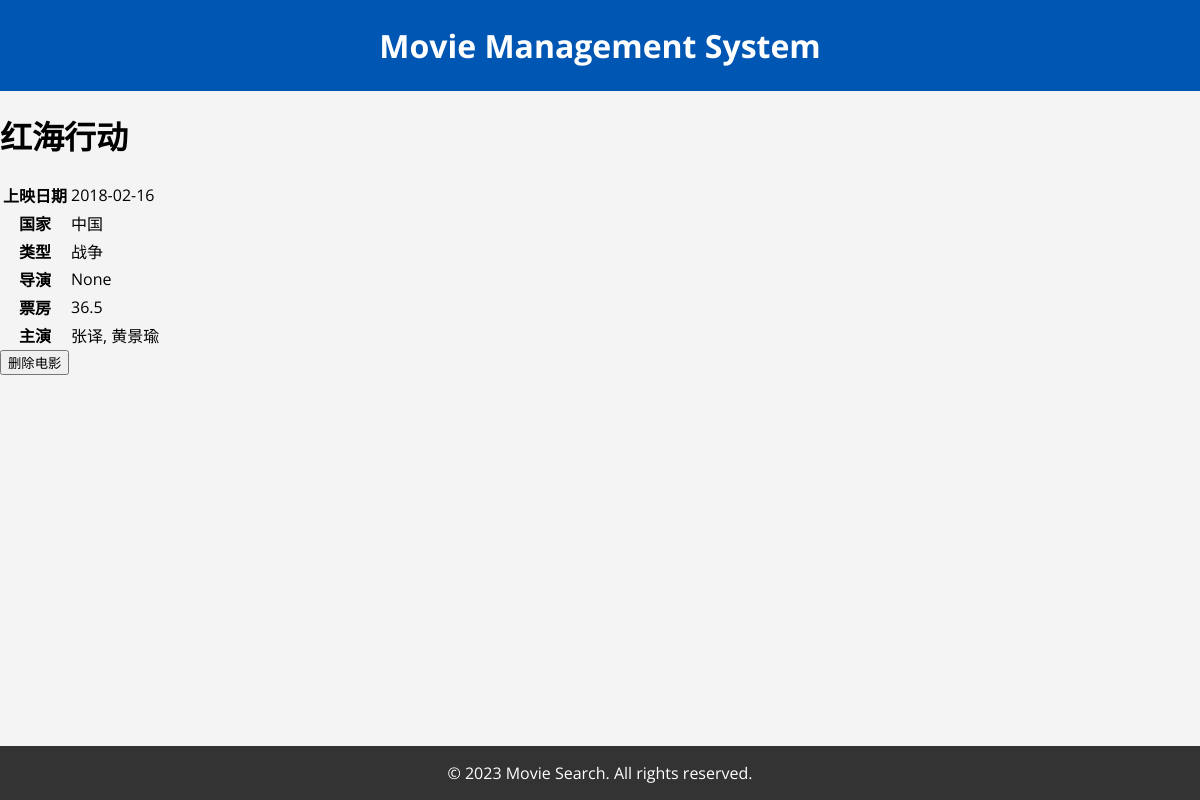
The app's page /movie/1005 with its own data.
### app.py (models this page shows)
class MovieInfo(db.Model):
    __tablename__ = 'movie_info'
    movie_id = db.Column(db.Integer, primary_key=True, autoincrement=True)
    movie_name = db.Column(db.String(255), nullable=False)
    release_date = db.Column(db.DateTime)
    country = db.Column(db.String(20))
    genre = db.Column(db.String(10))
    year = db.Column(db.Integer, nullable=False)
    director = db.Column(db.String(255))  # 导演

class MoveBox(db.Model):
    __tablename__ = 'move_box'
    movie_id = db.Column(db.String(10), db.ForeignKey('movie_info.movie_id'), primary_key=True)
    box = db.Column(db.Float)

class ActorInfo(db.Model):
    __tablename__ = 'actor_info'
    actor_id = db.Column(db.Integer, primary_key=True, autoincrement=True)
    actor_name = db.Column(db.String(20), nullable=False)
    gender = db.Column(db.String(2), nullable=False)
    country = db.Column(db.String(20))

### app.py (the view)
@app.route('/movie/<int:movie_id>')
def show_movie(movie_id):
    movie = MovieInfo.query.get_or_404(movie_id)
    box_office = MoveBox.query.filter_by(movie_id=movie_id).first()
    actors = ActorInfo.query.join(MovieActorRelation, ActorInfo.actor_id == MovieActorRelation.actor_id)\
                            .filter(MovieActorRelation.movie_id == movie.movie_id, MovieActorRelation.relation_type == '主演').all()
    directors = ActorInfo.query.join(MovieActorRelation, ActorInfo.actor_id == MovieActorRelation.actor_id)\
                               .filter(MovieActorRelation.movie_id == movie.movie_id, MovieActorRelation.relation_type == '导演').all()
    return render_template('show_movie.html', movie=movie, box_office=box_office, actors=actors, directors=directors)

### templates/show_movie.html
{% extends 'base.html' %}
{% block content %}
<div class="show-movie-container">
    <h1>{{ movie.movie_name }}</h1>
    <table class="movie-details">
        <tr>
            <th>上映日期</th>
            <td>{{ movie.release_date.strftime('%Y-%m-%d') }}</td>
        </tr>
        <tr>
            <th>国家</th>
            <td>{{ movie.country }}</td>
        </tr>
        <tr>
            <th>类型</th>
            <td>{{ movie.genre }}</td>
        </tr>
        <tr>
            <th>导演</th>
            <td>{{ movie.director }}</td>
        </tr>
        <tr>
            <th>票房</th>
            <td>{{ box_office.box if box_office else '无数据' }}</td>
        </tr>
        <tr>
            <th>主演</th>
            <td>
                {% for actor in actors %}
                {{ actor.actor_name }}{% if not loop.last %}, {% endif %}
                {% endfor %}
            </td>
        </tr>
    </table>
    <form action="{{ url_for('delete_movie', movie_id=movie.movie_id) }}" method="post" class="delete-form">
        <button type="submit" class="delete-movie-btn">删除电影</button>
    </form>
</div>
{% endblock %}

### static/style.css (style rules this page uses)
body, html { margin: 0; padding: 0; height: 100%; font-family: 'Open Sans', sans-serif; background-color: #f4f4f4; }

### records on screen
MovieInfo: movie_name "红海行动", release_date "2018-02-16", country "中国", genre "战争", director "None"
MoveBox: box "36.5"
ActorInfo: actor_name "张译"
ActorInfo: actor_name "黄景瑜"
